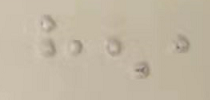
#> input picture img/t4.png, 210 x 100 px
$ python threshold.py
#> lines starting #> are read from the running program, lines starting #| are printed output that depends on the picture; after the words box and inside, x2 and y2 are one past the last pixel; in counts of white or black regions, pixels touching at a corner belong together
import cv2

img = cv2.imread('./img/t4.png')
#> img is the input picture: shape (100, 210, 3); mean B, G, R 163.6, 182.9, 193.8
gray_img = cv2.cvtColor(img, cv2.COLOR_BGR2GRAY)
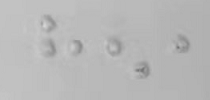
#> gray_img: shape (100, 210); min 115, max 213, mean 183.9
retval, threshold_img = cv2.threshold(gray_img, 160, 255, cv2.THRESH_BINARY_INV)
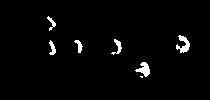
#> threshold_img: shape (100, 210); 2.3% white; 7 white regions (1 under 20 px), largest, box (x1, y1, x2, y2) and area: (176, 35, 190, 53) 128, (135, 62, 150, 77) 117, (111, 39, 122, 55) 68, (49, 40, 56, 55) 59, (74, 40, 83, 53) 55, (47, 16, 56, 31) 49
cv2.imshow("threshold_img", threshold_img)

key = cv2.waitKey(0)
#> (key Esc is pressed here)
if key == 27:
    print(key)
    cv2.destroyAllWindows()
